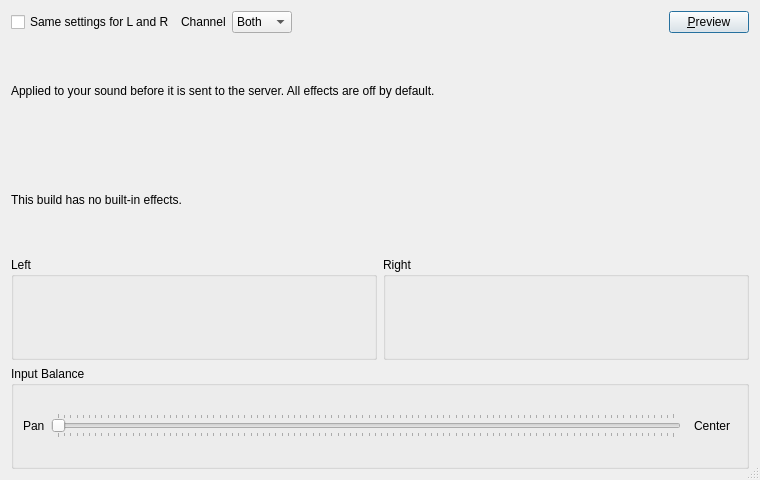
<?xml version="1.0" encoding="UTF-8"?>
<ui version="4.0">
 <class>CInputEffectsDlgBase</class>
 <widget class="QDialog" name="CInputEffectsDlgBase">
  <property name="geometry">
   <rect>
    <x>0</x>
    <y>0</y>
    <width>760</width>
    <height>480</height>
   </rect>
  </property>
  <property name="windowTitle">
   <string>Input Effects</string>
  </property>
  <property name="windowIcon">
   <iconset resource="resources.qrc">
    <normaloff>:/png/main/res/fronticon.png</normaloff>:/png/main/res/fronticon.png</iconset>
  </property>
  <property name="sizeGripEnabled">
   <bool>true</bool>
  </property>
  <layout class="QVBoxLayout" name="verticalLayoutMain">
   <item>
    <layout class="QHBoxLayout" name="horizontalLayoutTop">
     <item>
      <widget class="QCheckBox" name="chbLinked">
       <property name="text">
        <string>Same settings for L and R</string>
       </property>
      </widget>
     </item>
     <item>
      <widget class="QLabel" name="lblChannel">
       <property name="text">
        <string>Channel</string>
       </property>
       <property name="buddy">
        <cstring>cbxChannel</cstring>
       </property>
      </widget>
     </item>
     <item>
      <widget class="QComboBox" name="cbxChannel">
       <item>
        <property name="text">
         <string>Both</string>
        </property>
       </item>
       <item>
        <property name="text">
         <string>Left</string>
        </property>
       </item>
       <item>
        <property name="text">
         <string>Right</string>
        </property>
       </item>
      </widget>
     </item>
     <item>
      <spacer name="horizontalSpacerTop">
       <property name="orientation">
        <enum>Qt::Horizontal</enum>
       </property>
       <property name="sizeHint" stdset="0">
        <size>
         <width>40</width>
         <height>20</height>
        </size>
       </property>
      </spacer>
     </item>
     <item>
      <widget class="QPushButton" name="butPreview">
       <property name="text">
        <string>&amp;Preview</string>
       </property>
       <property name="checkable">
        <bool>true</bool>
       </property>
      </widget>
     </item>
    </layout>
   </item>
   <item>
    <widget class="QLabel" name="lblHint">
     <property name="text">
      <string>Applied to your sound before it is sent to the server. All effects are off by default.</string>
     </property>
     <property name="wordWrap">
      <bool>true</bool>
     </property>
    </widget>
   </item>
   <item>
    <widget class="QLabel" name="lblNoEffects">
     <property name="text">
      <string>This build has no built-in effects.</string>
     </property>
     <property name="wordWrap">
      <bool>true</bool>
     </property>
    </widget>
   </item>
   <item>
    <layout class="QHBoxLayout" name="horizontalLayoutLanes">
     <item>
      <widget class="CInputEffectLane" name="wdgLaneL">
       <property name="title">
        <string>Left</string>
       </property>
      </widget>
     </item>
     <item>
      <widget class="CInputEffectLane" name="wdgLaneR">
       <property name="title">
        <string>Right</string>
       </property>
      </widget>
     </item>
    </layout>
   </item>
   <item>
    <widget class="QGroupBox" name="grbInputBalance">
     <property name="title">
      <string>Input Balance</string>
     </property>
     <layout class="QHBoxLayout" name="horizontalLayoutBalance">
      <item>
       <widget class="QLabel" name="lblAudioPan">
        <property name="text">
         <string>Pan</string>
        </property>
        <property name="buddy">
         <cstring>sldAudioPan</cstring>
        </property>
       </widget>
      </item>
      <item>
       <widget class="QSlider" name="sldAudioPan">
        <property name="sizePolicy">
         <sizepolicy hsizetype="Expanding" vsizetype="Fixed">
          <horstretch>0</horstretch>
          <verstretch>0</verstretch>
         </sizepolicy>
        </property>
        <property name="pageStep">
         <number>1</number>
        </property>
        <property name="orientation">
         <enum>Qt::Horizontal</enum>
        </property>
        <property name="tickPosition">
         <enum>QSlider::TicksBothSides</enum>
        </property>
       </widget>
      </item>
      <item>
       <widget class="QLabel" name="lblAudioPanValue">
        <property name="minimumSize">
         <size>
          <width>50</width>
          <height>0</height>
         </size>
        </property>
        <property name="text">
         <string>Center</string>
        </property>
        <property name="alignment">
         <set>Qt::AlignCenter</set>
        </property>
       </widget>
      </item>
     </layout>
    </widget>
   </item>
  </layout>
 </widget>
 <customwidgets>
  <customwidget>
   <class>CInputEffectLane</class>
   <extends>QGroupBox</extends>
   <header>inputeffectlane.h</header>
   <container>1</container>
  </customwidget>
 </customwidgets>
 <tabstops>
  <tabstop>chbLinked</tabstop>
  <tabstop>cbxChannel</tabstop>
  <tabstop>butPreview</tabstop>
  <tabstop>wdgLaneL</tabstop>
  <tabstop>wdgLaneR</tabstop>
  <tabstop>sldAudioPan</tabstop>
 </tabstops>
 <resources>
  <include location="resources.qrc"/>
 </resources>
 <connections/>
</ui>
